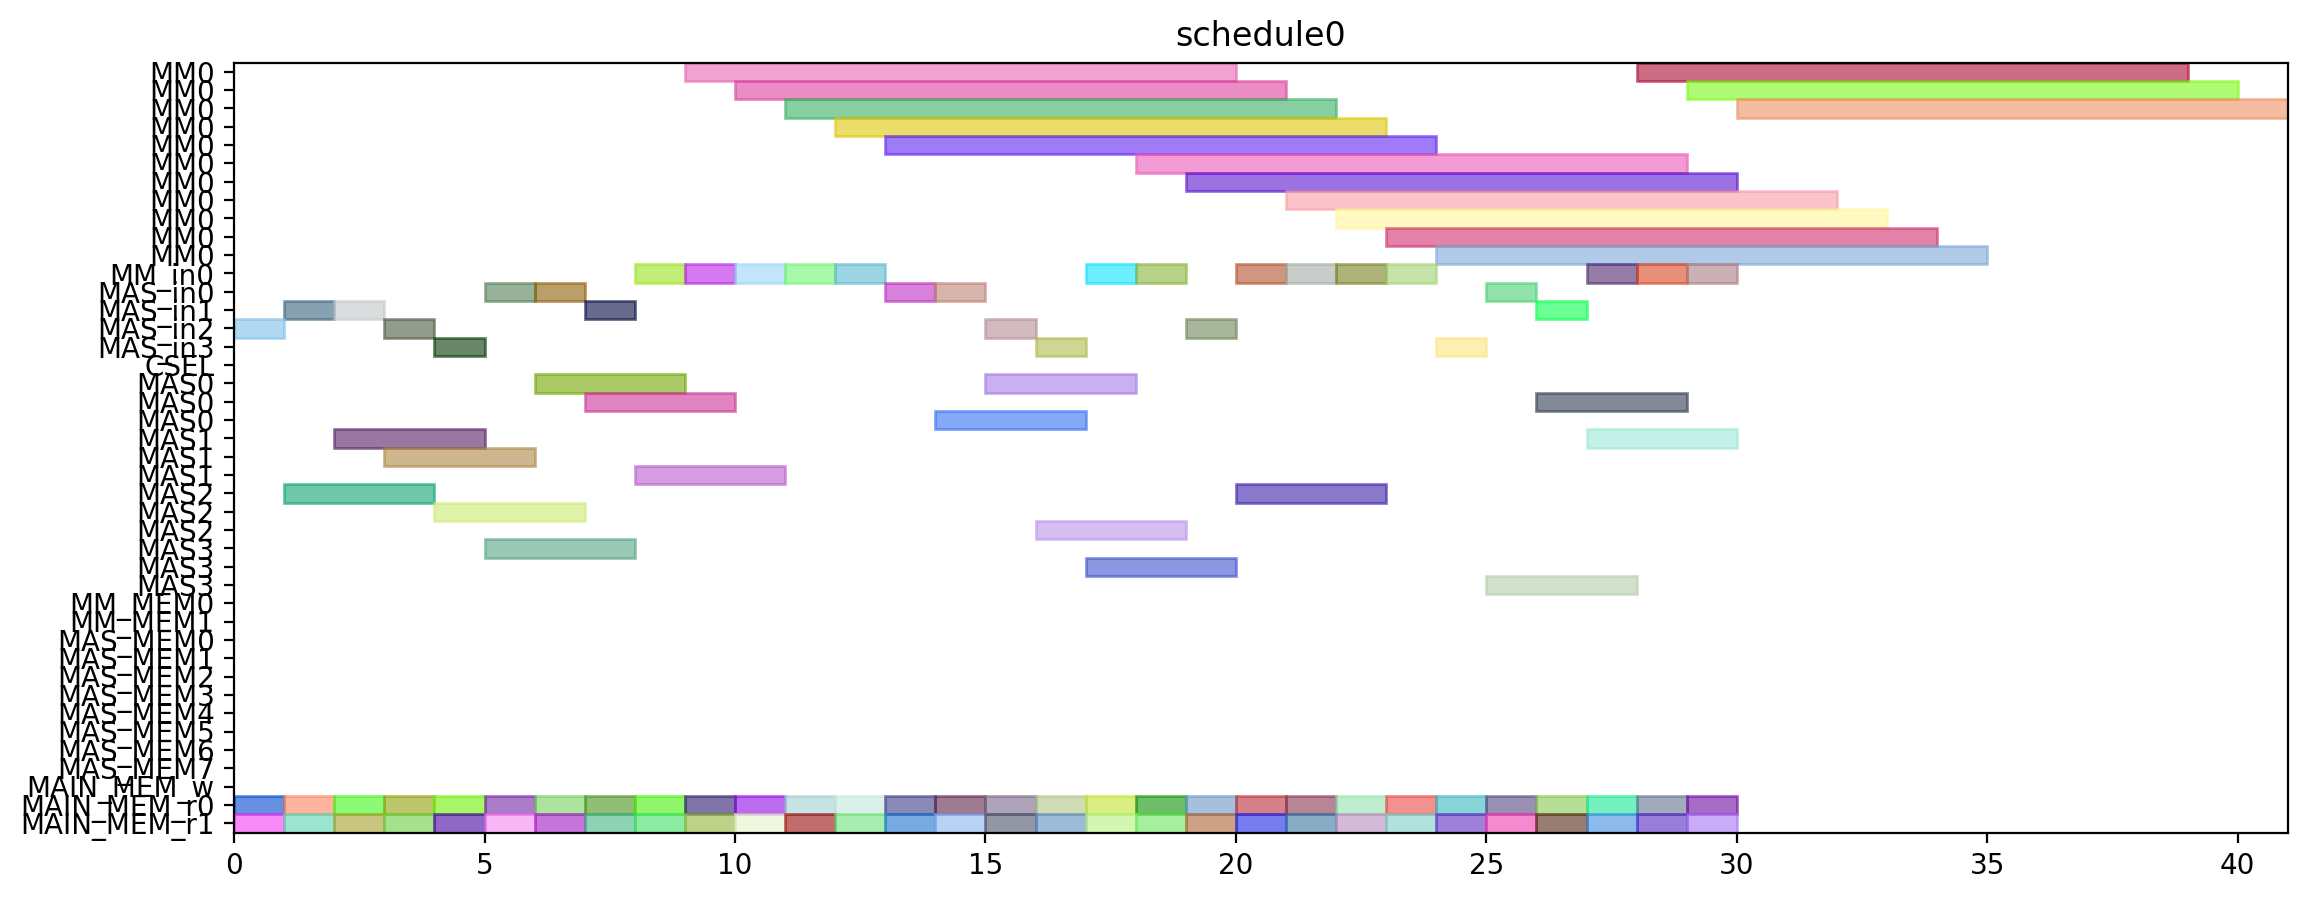

The script that drew this image:
from pyschedule import Scenario, solvers, plotters, alt


def solve():
	horizon = 120
	S = Scenario("schedule0", horizon=horizon)

	# resource
	MM = S.Resources('MM', num=1, size=11)
	MM_in = S.Resources('MM_in', num=1)
	MAS_in = S.Resources('MAS_in', num=4)
	CSEL = S.Resource('CSEL')
	MAS = S.Resources('MAS', num=4, size=3, periods=range(1, horizon))
	MM_MEM = S.Resources('MM_MEM', num=2)
	MAS_MEM = S.Resources('MAS_MEM', num=8)
	MAIN_MEM_w = S.Resource('MAIN_MEM_w', size=1)
	MAIN_MEM_r = S.Resources('MAIN_MEM_r', num=2)

	# result of previous scheduling

	# new tasks
	r1_t0 = S.Task('r1_t0', length=11, delay_cost=1)
	r1_t0 += alt(MM)
	r1_t0_in = S.Task('r1_t0_in', length=1, delay_cost=1)
	r1_t0_in += alt(MM_in)
	S += r1_t0_in*MM_in[0]<=r1_t0*MM[0]
	r1_t0_mem0 = S.Task('r1_t0_mem0', length=1, delay_cost=1)
	r1_t0_mem0 += MAIN_MEM_r[0]
	S += r1_t0_mem0 <= r1_t0

	r1_t0_mem1 = S.Task('r1_t0_mem1', length=1, delay_cost=1)
	r1_t0_mem1 += MAIN_MEM_r[1]
	S += r1_t0_mem1 <= r1_t0

	r1_t1 = S.Task('r1_t1', length=11, delay_cost=1)
	r1_t1 += alt(MM)
	r1_t1_in = S.Task('r1_t1_in', length=1, delay_cost=1)
	r1_t1_in += alt(MM_in)
	S += r1_t1_in*MM_in[0]<=r1_t1*MM[0]
	r1_t1_mem0 = S.Task('r1_t1_mem0', length=1, delay_cost=1)
	r1_t1_mem0 += MAIN_MEM_r[0]
	S += r1_t1_mem0 <= r1_t1

	r1_t1_mem1 = S.Task('r1_t1_mem1', length=1, delay_cost=1)
	r1_t1_mem1 += MAIN_MEM_r[1]
	S += r1_t1_mem1 <= r1_t1

	r1_t2 = S.Task('r1_t2', length=3, delay_cost=1)
	r1_t2 += alt(MAS)
	r1_t2_in = S.Task('r1_t2_in', length=1, delay_cost=1)
	r1_t2_in += alt(MAS_in)
	S += r1_t2_in*MAS_in[0]<=r1_t2*MAS[0]

	S += r1_t2_in*MAS_in[1]<=r1_t2*MAS[1]

	S += r1_t2_in*MAS_in[2]<=r1_t2*MAS[2]

	S += r1_t2_in*MAS_in[3]<=r1_t2*MAS[3]

	r1_t2_mem0 = S.Task('r1_t2_mem0', length=1, delay_cost=1)
	r1_t2_mem0 += MAIN_MEM_r[0]
	S += r1_t2_mem0 <= r1_t2

	r1_t2_mem1 = S.Task('r1_t2_mem1', length=1, delay_cost=1)
	r1_t2_mem1 += MAIN_MEM_r[1]
	S += r1_t2_mem1 <= r1_t2

	r1_t3 = S.Task('r1_t3', length=3, delay_cost=1)
	r1_t3 += alt(MAS)
	r1_t3_in = S.Task('r1_t3_in', length=1, delay_cost=1)
	r1_t3_in += alt(MAS_in)
	S += r1_t3_in*MAS_in[0]<=r1_t3*MAS[0]

	S += r1_t3_in*MAS_in[1]<=r1_t3*MAS[1]

	S += r1_t3_in*MAS_in[2]<=r1_t3*MAS[2]

	S += r1_t3_in*MAS_in[3]<=r1_t3*MAS[3]

	r1_t3_mem0 = S.Task('r1_t3_mem0', length=1, delay_cost=1)
	r1_t3_mem0 += MAIN_MEM_r[0]
	S += r1_t3_mem0 <= r1_t3

	r1_t3_mem1 = S.Task('r1_t3_mem1', length=1, delay_cost=1)
	r1_t3_mem1 += MAIN_MEM_r[1]
	S += r1_t3_mem1 <= r1_t3

	r3_t0 = S.Task('r3_t0', length=11, delay_cost=1)
	r3_t0 += alt(MM)
	r3_t0_in = S.Task('r3_t0_in', length=1, delay_cost=1)
	r3_t0_in += alt(MM_in)
	S += r3_t0_in*MM_in[0]<=r3_t0*MM[0]
	r3_t0_mem0 = S.Task('r3_t0_mem0', length=1, delay_cost=1)
	r3_t0_mem0 += MAIN_MEM_r[0]
	S += r3_t0_mem0 <= r3_t0

	r3_t0_mem1 = S.Task('r3_t0_mem1', length=1, delay_cost=1)
	r3_t0_mem1 += MAIN_MEM_r[1]
	S += r3_t0_mem1 <= r3_t0

	r3_t1 = S.Task('r3_t1', length=11, delay_cost=1)
	r3_t1 += alt(MM)
	r3_t1_in = S.Task('r3_t1_in', length=1, delay_cost=1)
	r3_t1_in += alt(MM_in)
	S += r3_t1_in*MM_in[0]<=r3_t1*MM[0]
	r3_t1_mem0 = S.Task('r3_t1_mem0', length=1, delay_cost=1)
	r3_t1_mem0 += MAIN_MEM_r[0]
	S += r3_t1_mem0 <= r3_t1

	r3_t1_mem1 = S.Task('r3_t1_mem1', length=1, delay_cost=1)
	r3_t1_mem1 += MAIN_MEM_r[1]
	S += r3_t1_mem1 <= r3_t1

	r3_t2 = S.Task('r3_t2', length=3, delay_cost=1)
	r3_t2 += alt(MAS)
	r3_t2_in = S.Task('r3_t2_in', length=1, delay_cost=1)
	r3_t2_in += alt(MAS_in)
	S += r3_t2_in*MAS_in[0]<=r3_t2*MAS[0]

	S += r3_t2_in*MAS_in[1]<=r3_t2*MAS[1]

	S += r3_t2_in*MAS_in[2]<=r3_t2*MAS[2]

	S += r3_t2_in*MAS_in[3]<=r3_t2*MAS[3]

	r3_t2_mem0 = S.Task('r3_t2_mem0', length=1, delay_cost=1)
	r3_t2_mem0 += MAIN_MEM_r[0]
	S += r3_t2_mem0 <= r3_t2

	r3_t2_mem1 = S.Task('r3_t2_mem1', length=1, delay_cost=1)
	r3_t2_mem1 += MAIN_MEM_r[1]
	S += r3_t2_mem1 <= r3_t2

	r3_t3 = S.Task('r3_t3', length=3, delay_cost=1)
	r3_t3 += alt(MAS)
	r3_t3_in = S.Task('r3_t3_in', length=1, delay_cost=1)
	r3_t3_in += alt(MAS_in)
	S += r3_t3_in*MAS_in[0]<=r3_t3*MAS[0]

	S += r3_t3_in*MAS_in[1]<=r3_t3*MAS[1]

	S += r3_t3_in*MAS_in[2]<=r3_t3*MAS[2]

	S += r3_t3_in*MAS_in[3]<=r3_t3*MAS[3]

	r3_t3_mem0 = S.Task('r3_t3_mem0', length=1, delay_cost=1)
	r3_t3_mem0 += MAIN_MEM_r[0]
	S += r3_t3_mem0 <= r3_t3

	r3_t3_mem1 = S.Task('r3_t3_mem1', length=1, delay_cost=1)
	r3_t3_mem1 += MAIN_MEM_r[1]
	S += r3_t3_mem1 <= r3_t3

	r4_t0 = S.Task('r4_t0', length=11, delay_cost=1)
	r4_t0 += alt(MM)
	r4_t0_in = S.Task('r4_t0_in', length=1, delay_cost=1)
	r4_t0_in += alt(MM_in)
	S += r4_t0_in*MM_in[0]<=r4_t0*MM[0]
	r4_t0_mem0 = S.Task('r4_t0_mem0', length=1, delay_cost=1)
	r4_t0_mem0 += MAIN_MEM_r[0]
	S += r4_t0_mem0 <= r4_t0

	r4_t0_mem1 = S.Task('r4_t0_mem1', length=1, delay_cost=1)
	r4_t0_mem1 += MAIN_MEM_r[1]
	S += r4_t0_mem1 <= r4_t0

	r4_t1 = S.Task('r4_t1', length=11, delay_cost=1)
	r4_t1 += alt(MM)
	r4_t1_in = S.Task('r4_t1_in', length=1, delay_cost=1)
	r4_t1_in += alt(MM_in)
	S += r4_t1_in*MM_in[0]<=r4_t1*MM[0]
	r4_t1_mem0 = S.Task('r4_t1_mem0', length=1, delay_cost=1)
	r4_t1_mem0 += MAIN_MEM_r[0]
	S += r4_t1_mem0 <= r4_t1

	r4_t1_mem1 = S.Task('r4_t1_mem1', length=1, delay_cost=1)
	r4_t1_mem1 += MAIN_MEM_r[1]
	S += r4_t1_mem1 <= r4_t1

	r4_t2 = S.Task('r4_t2', length=3, delay_cost=1)
	r4_t2 += alt(MAS)
	r4_t2_in = S.Task('r4_t2_in', length=1, delay_cost=1)
	r4_t2_in += alt(MAS_in)
	S += r4_t2_in*MAS_in[0]<=r4_t2*MAS[0]

	S += r4_t2_in*MAS_in[1]<=r4_t2*MAS[1]

	S += r4_t2_in*MAS_in[2]<=r4_t2*MAS[2]

	S += r4_t2_in*MAS_in[3]<=r4_t2*MAS[3]

	r4_t2_mem0 = S.Task('r4_t2_mem0', length=1, delay_cost=1)
	r4_t2_mem0 += MAIN_MEM_r[0]
	S += r4_t2_mem0 <= r4_t2

	r4_t2_mem1 = S.Task('r4_t2_mem1', length=1, delay_cost=1)
	r4_t2_mem1 += MAIN_MEM_r[1]
	S += r4_t2_mem1 <= r4_t2

	r4_t3 = S.Task('r4_t3', length=3, delay_cost=1)
	r4_t3 += alt(MAS)
	r4_t3_in = S.Task('r4_t3_in', length=1, delay_cost=1)
	r4_t3_in += alt(MAS_in)
	S += r4_t3_in*MAS_in[0]<=r4_t3*MAS[0]

	S += r4_t3_in*MAS_in[1]<=r4_t3*MAS[1]

	S += r4_t3_in*MAS_in[2]<=r4_t3*MAS[2]

	S += r4_t3_in*MAS_in[3]<=r4_t3*MAS[3]

	r4_t3_mem0 = S.Task('r4_t3_mem0', length=1, delay_cost=1)
	r4_t3_mem0 += MAIN_MEM_r[0]
	S += r4_t3_mem0 <= r4_t3

	r4_t3_mem1 = S.Task('r4_t3_mem1', length=1, delay_cost=1)
	r4_t3_mem1 += MAIN_MEM_r[1]
	S += r4_t3_mem1 <= r4_t3

	r5_t0 = S.Task('r5_t0', length=11, delay_cost=1)
	r5_t0 += alt(MM)
	r5_t0_in = S.Task('r5_t0_in', length=1, delay_cost=1)
	r5_t0_in += alt(MM_in)
	S += r5_t0_in*MM_in[0]<=r5_t0*MM[0]
	r5_t0_mem0 = S.Task('r5_t0_mem0', length=1, delay_cost=1)
	r5_t0_mem0 += MAIN_MEM_r[0]
	S += r5_t0_mem0 <= r5_t0

	r5_t0_mem1 = S.Task('r5_t0_mem1', length=1, delay_cost=1)
	r5_t0_mem1 += MAIN_MEM_r[1]
	S += r5_t0_mem1 <= r5_t0

	r5_t1 = S.Task('r5_t1', length=11, delay_cost=1)
	r5_t1 += alt(MM)
	r5_t1_in = S.Task('r5_t1_in', length=1, delay_cost=1)
	r5_t1_in += alt(MM_in)
	S += r5_t1_in*MM_in[0]<=r5_t1*MM[0]
	r5_t1_mem0 = S.Task('r5_t1_mem0', length=1, delay_cost=1)
	r5_t1_mem0 += MAIN_MEM_r[0]
	S += r5_t1_mem0 <= r5_t1

	r5_t1_mem1 = S.Task('r5_t1_mem1', length=1, delay_cost=1)
	r5_t1_mem1 += MAIN_MEM_r[1]
	S += r5_t1_mem1 <= r5_t1

	r5_t2 = S.Task('r5_t2', length=3, delay_cost=1)
	r5_t2 += alt(MAS)
	r5_t2_in = S.Task('r5_t2_in', length=1, delay_cost=1)
	r5_t2_in += alt(MAS_in)
	S += r5_t2_in*MAS_in[0]<=r5_t2*MAS[0]

	S += r5_t2_in*MAS_in[1]<=r5_t2*MAS[1]

	S += r5_t2_in*MAS_in[2]<=r5_t2*MAS[2]

	S += r5_t2_in*MAS_in[3]<=r5_t2*MAS[3]

	r5_t2_mem0 = S.Task('r5_t2_mem0', length=1, delay_cost=1)
	r5_t2_mem0 += MAIN_MEM_r[0]
	S += r5_t2_mem0 <= r5_t2

	r5_t2_mem1 = S.Task('r5_t2_mem1', length=1, delay_cost=1)
	r5_t2_mem1 += MAIN_MEM_r[1]
	S += r5_t2_mem1 <= r5_t2

	r5_t3 = S.Task('r5_t3', length=3, delay_cost=1)
	r5_t3 += alt(MAS)
	r5_t3_in = S.Task('r5_t3_in', length=1, delay_cost=1)
	r5_t3_in += alt(MAS_in)
	S += r5_t3_in*MAS_in[0]<=r5_t3*MAS[0]

	S += r5_t3_in*MAS_in[1]<=r5_t3*MAS[1]

	S += r5_t3_in*MAS_in[2]<=r5_t3*MAS[2]

	S += r5_t3_in*MAS_in[3]<=r5_t3*MAS[3]

	r5_t3_mem0 = S.Task('r5_t3_mem0', length=1, delay_cost=1)
	r5_t3_mem0 += MAIN_MEM_r[0]
	S += r5_t3_mem0 <= r5_t3

	r5_t3_mem1 = S.Task('r5_t3_mem1', length=1, delay_cost=1)
	r5_t3_mem1 += MAIN_MEM_r[1]
	S += r5_t3_mem1 <= r5_t3

	r6_t0 = S.Task('r6_t0', length=11, delay_cost=1)
	r6_t0 += alt(MM)
	r6_t0_in = S.Task('r6_t0_in', length=1, delay_cost=1)
	r6_t0_in += alt(MM_in)
	S += r6_t0_in*MM_in[0]<=r6_t0*MM[0]
	r6_t0_mem0 = S.Task('r6_t0_mem0', length=1, delay_cost=1)
	r6_t0_mem0 += MAIN_MEM_r[0]
	S += r6_t0_mem0 <= r6_t0

	r6_t0_mem1 = S.Task('r6_t0_mem1', length=1, delay_cost=1)
	r6_t0_mem1 += MAIN_MEM_r[1]
	S += r6_t0_mem1 <= r6_t0

	r6_t1 = S.Task('r6_t1', length=11, delay_cost=1)
	r6_t1 += alt(MM)
	r6_t1_in = S.Task('r6_t1_in', length=1, delay_cost=1)
	r6_t1_in += alt(MM_in)
	S += r6_t1_in*MM_in[0]<=r6_t1*MM[0]
	r6_t1_mem0 = S.Task('r6_t1_mem0', length=1, delay_cost=1)
	r6_t1_mem0 += MAIN_MEM_r[0]
	S += r6_t1_mem0 <= r6_t1

	r6_t1_mem1 = S.Task('r6_t1_mem1', length=1, delay_cost=1)
	r6_t1_mem1 += MAIN_MEM_r[1]
	S += r6_t1_mem1 <= r6_t1

	r6_t2 = S.Task('r6_t2', length=3, delay_cost=1)
	r6_t2 += alt(MAS)
	r6_t2_in = S.Task('r6_t2_in', length=1, delay_cost=1)
	r6_t2_in += alt(MAS_in)
	S += r6_t2_in*MAS_in[0]<=r6_t2*MAS[0]

	S += r6_t2_in*MAS_in[1]<=r6_t2*MAS[1]

	S += r6_t2_in*MAS_in[2]<=r6_t2*MAS[2]

	S += r6_t2_in*MAS_in[3]<=r6_t2*MAS[3]

	r6_t2_mem0 = S.Task('r6_t2_mem0', length=1, delay_cost=1)
	r6_t2_mem0 += MAIN_MEM_r[0]
	S += r6_t2_mem0 <= r6_t2

	r6_t2_mem1 = S.Task('r6_t2_mem1', length=1, delay_cost=1)
	r6_t2_mem1 += MAIN_MEM_r[1]
	S += r6_t2_mem1 <= r6_t2

	r6_t3 = S.Task('r6_t3', length=3, delay_cost=1)
	r6_t3 += alt(MAS)
	r6_t3_in = S.Task('r6_t3_in', length=1, delay_cost=1)
	r6_t3_in += alt(MAS_in)
	S += r6_t3_in*MAS_in[0]<=r6_t3*MAS[0]

	S += r6_t3_in*MAS_in[1]<=r6_t3*MAS[1]

	S += r6_t3_in*MAS_in[2]<=r6_t3*MAS[2]

	S += r6_t3_in*MAS_in[3]<=r6_t3*MAS[3]

	r6_t3_mem0 = S.Task('r6_t3_mem0', length=1, delay_cost=1)
	r6_t3_mem0 += MAIN_MEM_r[0]
	S += r6_t3_mem0 <= r6_t3

	r6_t3_mem1 = S.Task('r6_t3_mem1', length=1, delay_cost=1)
	r6_t3_mem1 += MAIN_MEM_r[1]
	S += r6_t3_mem1 <= r6_t3

	r9_t2 = S.Task('r9_t2', length=3, delay_cost=1)
	r9_t2 += alt(MAS)
	r9_t2_in = S.Task('r9_t2_in', length=1, delay_cost=1)
	r9_t2_in += alt(MAS_in)
	S += r9_t2_in*MAS_in[0]<=r9_t2*MAS[0]

	S += r9_t2_in*MAS_in[1]<=r9_t2*MAS[1]

	S += r9_t2_in*MAS_in[2]<=r9_t2*MAS[2]

	S += r9_t2_in*MAS_in[3]<=r9_t2*MAS[3]

	r9_t2_mem0 = S.Task('r9_t2_mem0', length=1, delay_cost=1)
	r9_t2_mem0 += MAIN_MEM_r[0]
	S += r9_t2_mem0 <= r9_t2

	r9_t2_mem1 = S.Task('r9_t2_mem1', length=1, delay_cost=1)
	r9_t2_mem1 += MAIN_MEM_r[1]
	S += r9_t2_mem1 <= r9_t2

	r12_t0 = S.Task('r12_t0', length=11, delay_cost=1)
	r12_t0 += alt(MM)
	r12_t0_in = S.Task('r12_t0_in', length=1, delay_cost=1)
	r12_t0_in += alt(MM_in)
	S += r12_t0_in*MM_in[0]<=r12_t0*MM[0]
	r12_t0_mem0 = S.Task('r12_t0_mem0', length=1, delay_cost=1)
	r12_t0_mem0 += MAIN_MEM_r[0]
	S += r12_t0_mem0 <= r12_t0

	r12_t0_mem1 = S.Task('r12_t0_mem1', length=1, delay_cost=1)
	r12_t0_mem1 += MAIN_MEM_r[1]
	S += r12_t0_mem1 <= r12_t0

	r12_t1 = S.Task('r12_t1', length=11, delay_cost=1)
	r12_t1 += alt(MM)
	r12_t1_in = S.Task('r12_t1_in', length=1, delay_cost=1)
	r12_t1_in += alt(MM_in)
	S += r12_t1_in*MM_in[0]<=r12_t1*MM[0]
	r12_t1_mem0 = S.Task('r12_t1_mem0', length=1, delay_cost=1)
	r12_t1_mem0 += MAIN_MEM_r[0]
	S += r12_t1_mem0 <= r12_t1

	r12_t1_mem1 = S.Task('r12_t1_mem1', length=1, delay_cost=1)
	r12_t1_mem1 += MAIN_MEM_r[1]
	S += r12_t1_mem1 <= r12_t1

	r12_t2 = S.Task('r12_t2', length=3, delay_cost=1)
	r12_t2 += alt(MAS)
	r12_t2_in = S.Task('r12_t2_in', length=1, delay_cost=1)
	r12_t2_in += alt(MAS_in)
	S += r12_t2_in*MAS_in[0]<=r12_t2*MAS[0]

	S += r12_t2_in*MAS_in[1]<=r12_t2*MAS[1]

	S += r12_t2_in*MAS_in[2]<=r12_t2*MAS[2]

	S += r12_t2_in*MAS_in[3]<=r12_t2*MAS[3]

	r12_t2_mem0 = S.Task('r12_t2_mem0', length=1, delay_cost=1)
	r12_t2_mem0 += MAIN_MEM_r[0]
	S += r12_t2_mem0 <= r12_t2

	r12_t2_mem1 = S.Task('r12_t2_mem1', length=1, delay_cost=1)
	r12_t2_mem1 += MAIN_MEM_r[1]
	S += r12_t2_mem1 <= r12_t2

	r12_t3 = S.Task('r12_t3', length=3, delay_cost=1)
	r12_t3 += alt(MAS)
	r12_t3_in = S.Task('r12_t3_in', length=1, delay_cost=1)
	r12_t3_in += alt(MAS_in)
	S += r12_t3_in*MAS_in[0]<=r12_t3*MAS[0]

	S += r12_t3_in*MAS_in[1]<=r12_t3*MAS[1]

	S += r12_t3_in*MAS_in[2]<=r12_t3*MAS[2]

	S += r12_t3_in*MAS_in[3]<=r12_t3*MAS[3]

	r12_t3_mem0 = S.Task('r12_t3_mem0', length=1, delay_cost=1)
	r12_t3_mem0 += MAIN_MEM_r[0]
	S += r12_t3_mem0 <= r12_t3

	r12_t3_mem1 = S.Task('r12_t3_mem1', length=1, delay_cost=1)
	r12_t3_mem1 += MAIN_MEM_r[1]
	S += r12_t3_mem1 <= r12_t3

	r13_t0 = S.Task('r13_t0', length=11, delay_cost=1)
	r13_t0 += alt(MM)
	r13_t0_in = S.Task('r13_t0_in', length=1, delay_cost=1)
	r13_t0_in += alt(MM_in)
	S += r13_t0_in*MM_in[0]<=r13_t0*MM[0]
	r13_t0_mem0 = S.Task('r13_t0_mem0', length=1, delay_cost=1)
	r13_t0_mem0 += MAIN_MEM_r[0]
	S += r13_t0_mem0 <= r13_t0

	r13_t0_mem1 = S.Task('r13_t0_mem1', length=1, delay_cost=1)
	r13_t0_mem1 += MAIN_MEM_r[1]
	S += r13_t0_mem1 <= r13_t0

	r13_t1 = S.Task('r13_t1', length=11, delay_cost=1)
	r13_t1 += alt(MM)
	r13_t1_in = S.Task('r13_t1_in', length=1, delay_cost=1)
	r13_t1_in += alt(MM_in)
	S += r13_t1_in*MM_in[0]<=r13_t1*MM[0]
	r13_t1_mem0 = S.Task('r13_t1_mem0', length=1, delay_cost=1)
	r13_t1_mem0 += MAIN_MEM_r[0]
	S += r13_t1_mem0 <= r13_t1

	r13_t1_mem1 = S.Task('r13_t1_mem1', length=1, delay_cost=1)
	r13_t1_mem1 += MAIN_MEM_r[1]
	S += r13_t1_mem1 <= r13_t1

	r13_t2 = S.Task('r13_t2', length=3, delay_cost=1)
	r13_t2 += alt(MAS)
	r13_t2_in = S.Task('r13_t2_in', length=1, delay_cost=1)
	r13_t2_in += alt(MAS_in)
	S += r13_t2_in*MAS_in[0]<=r13_t2*MAS[0]

	S += r13_t2_in*MAS_in[1]<=r13_t2*MAS[1]

	S += r13_t2_in*MAS_in[2]<=r13_t2*MAS[2]

	S += r13_t2_in*MAS_in[3]<=r13_t2*MAS[3]

	r13_t2_mem0 = S.Task('r13_t2_mem0', length=1, delay_cost=1)
	r13_t2_mem0 += MAIN_MEM_r[0]
	S += r13_t2_mem0 <= r13_t2

	r13_t2_mem1 = S.Task('r13_t2_mem1', length=1, delay_cost=1)
	r13_t2_mem1 += MAIN_MEM_r[1]
	S += r13_t2_mem1 <= r13_t2

	r13_t3 = S.Task('r13_t3', length=3, delay_cost=1)
	r13_t3 += alt(MAS)
	r13_t3_in = S.Task('r13_t3_in', length=1, delay_cost=1)
	r13_t3_in += alt(MAS_in)
	S += r13_t3_in*MAS_in[0]<=r13_t3*MAS[0]

	S += r13_t3_in*MAS_in[1]<=r13_t3*MAS[1]

	S += r13_t3_in*MAS_in[2]<=r13_t3*MAS[2]

	S += r13_t3_in*MAS_in[3]<=r13_t3*MAS[3]

	r13_t3_mem0 = S.Task('r13_t3_mem0', length=1, delay_cost=1)
	r13_t3_mem0 += MAIN_MEM_r[0]
	S += r13_t3_mem0 <= r13_t3

	r13_t3_mem1 = S.Task('r13_t3_mem1', length=1, delay_cost=1)
	r13_t3_mem1 += MAIN_MEM_r[1]
	S += r13_t3_mem1 <= r13_t3

	r16_t3 = S.Task('r16_t3', length=3, delay_cost=1)
	r16_t3 += alt(MAS)
	r16_t3_in = S.Task('r16_t3_in', length=1, delay_cost=1)
	r16_t3_in += alt(MAS_in)
	S += r16_t3_in*MAS_in[0]<=r16_t3*MAS[0]

	S += r16_t3_in*MAS_in[1]<=r16_t3*MAS[1]

	S += r16_t3_in*MAS_in[2]<=r16_t3*MAS[2]

	S += r16_t3_in*MAS_in[3]<=r16_t3*MAS[3]

	r16_t3_mem0 = S.Task('r16_t3_mem0', length=1, delay_cost=1)
	r16_t3_mem0 += MAIN_MEM_r[0]
	S += r16_t3_mem0 <= r16_t3

	r16_t3_mem1 = S.Task('r16_t3_mem1', length=1, delay_cost=1)
	r16_t3_mem1 += MAIN_MEM_r[1]
	S += r16_t3_mem1 <= r16_t3

	solvers.mip.solve(S,msg=1,kind='CPLEX',ratio_gap=1.01)

	solution = [['hoge']*len(S.solution()[1]) for i in range(len(S.solution()))]
	for i in range(len(S.solution())):
		for j in range(len(S.solution()[i])):
			solution[i][j]=str(S.solution()[i][j])
	print(solution)

	cycles = int(solution[-1][3])

	pic_file_name = "/home/mfukuda/ABE/multiRAM_multiMAS_16mux/scheduling_result/stage11MM1_stage3MAS4/EP2_YRECOVER/schedule0.png"
	if(S.solution() != []):
		plotters.matplotlib.plot(S,img_filename=pic_file_name, show_task_labels=False, fig_size=(cycles*0.25+3, 5))

	return solution
